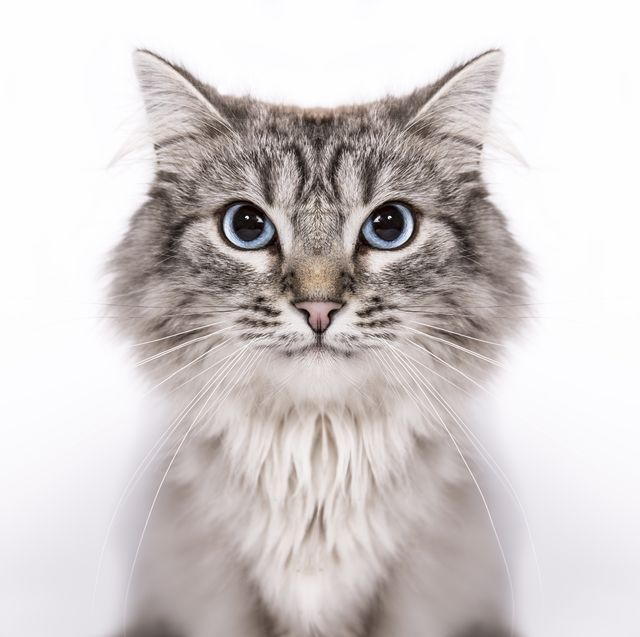
#> input picture photos/cat2.jpg, 640 x 637 px
$ python basic_c4.py
#> lines starting #> are read from the running program, lines starting #| are printed output that depends on the picture
import cv2 as cv

img = cv.imread("photos/cat2.jpg")
#> img is the input picture: shape (637, 640, 3); mean B, G, R 204.8, 205.3, 211.1

def grayscale():
    grey = cv.cvtColor(img, cv.COLOR_BGR2GRAY)
    cv.imshow("Grayscale", grey)

def blurImg():
    blur = cv.GaussianBlur(img, (7,7), cv.BORDER_DEFAULT)
    cv.imshow("Blur", blur)

# Edge cascade, find how many edges are present in the image
def edgeCascadeCanny():
    canny = cv.Canny(img, 125, 175) # To reduce the amount of edges you can pass in a blurred image to Canny
    cv.imshow("Canny Edges", canny)

# Dilating image
def dilate():
    canny = cv.Canny(img, 125, 175) # From prev example
    dilated = cv.dilate(canny, (3,3), iterations=1)
    cv.imshow("Dilated", dilated)

# Eroding image
def erode():
    canny = cv.Canny(img, 125, 175) # From prev example
    eroded = cv.erode(canny, (3,3), iterations=1)
    cv.imshow("Eroded", eroded)

# Cropping
def crop():
    cropped = img[0:200, 200:400]
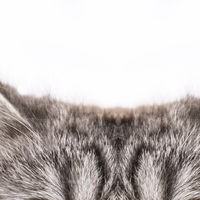
#> cropped: shape (200, 200, 3); mean B, G, R 190.2, 192, 198
    cv.imshow("Crop", cropped)

crop()

cv.waitKey(0)

$ run again, with photos/cat1.jpg copied over photos/cat2.jpg
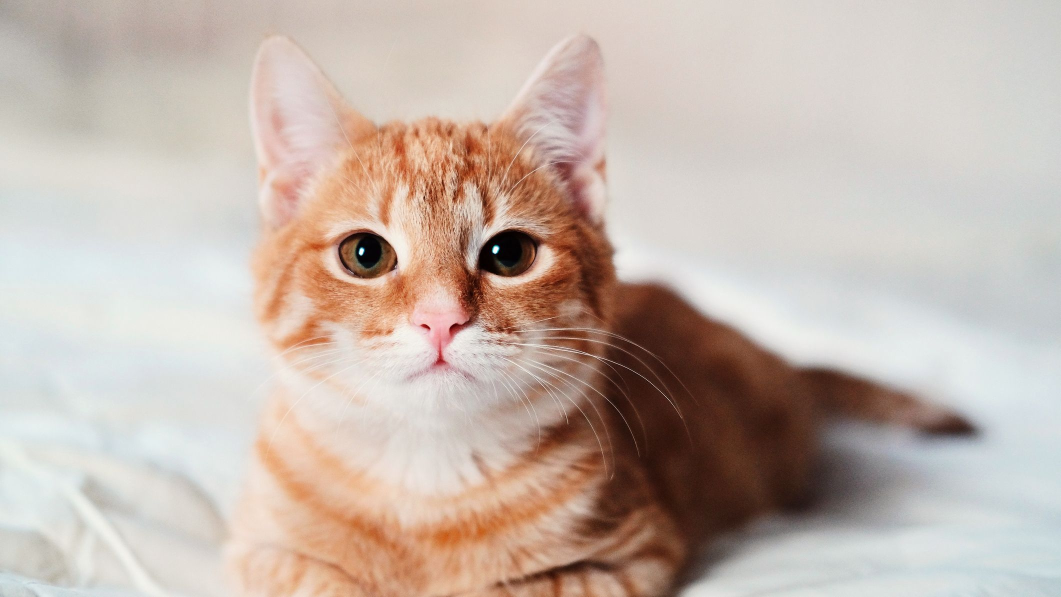
#> input picture photos/cat1.jpg, 2121 x 1194 px (shown at 1/2 size)
#> img is the input picture: shape (1194, 2121, 3); mean B, G, R 172.5, 181.8, 197
#> in crop, `cropped = img[0:200, 200:400]`:
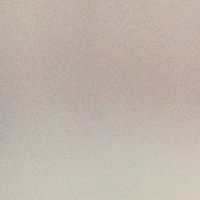
#> cropped: shape (200, 200, 3); mean B, G, R 171.9, 180.5, 191.3
